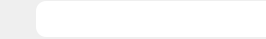
<?xml version="1.0" encoding="UTF-8"?>
<ui version="4.0">
 <class>ToDoListItem</class>
 <widget class="QWidget" name="ToDoListItem">
  <property name="geometry">
   <rect>
    <x>0</x>
    <y>0</y>
    <width>266</width>
    <height>39</height>
   </rect>
  </property>
  <property name="minimumSize">
   <size>
    <width>0</width>
    <height>39</height>
   </size>
  </property>
  <property name="maximumSize">
   <size>
    <width>16777215</width>
    <height>39</height>
   </size>
  </property>
  <property name="contextMenuPolicy">
   <enum>Qt::NoContextMenu</enum>
  </property>
  <property name="acceptDrops">
   <bool>false</bool>
  </property>
  <property name="windowTitle">
   <string>Form</string>
  </property>
  <property name="windowIcon">
   <iconset theme="lock">
    <normaloff>.</normaloff>.</iconset>
  </property>
  <property name="windowOpacity">
   <double>10.000000000000000</double>
  </property>
  <property name="styleSheet">
   <string notr="true">border-top-left-radius:10px;
border-bottom-left-radius:10px;</string>
  </property>
  <layout class="QHBoxLayout" name="horizontalLayout">
   <property name="spacing">
    <number>0</number>
   </property>
   <property name="leftMargin">
    <number>0</number>
   </property>
   <property name="topMargin">
    <number>0</number>
   </property>
   <property name="rightMargin">
    <number>0</number>
   </property>
   <property name="bottomMargin">
    <number>0</number>
   </property>
   <item>
    <widget class="QPushButton" name="choose">
     <property name="minimumSize">
      <size>
       <width>36</width>
       <height>36</height>
      </size>
     </property>
     <property name="maximumSize">
      <size>
       <width>36</width>
       <height>36</height>
      </size>
     </property>
     <property name="styleSheet">
      <string notr="true">border-top-left-radius:10px;
border-bottom-left-radius:10px;</string>
     </property>
     <property name="text">
      <string/>
     </property>
     <property name="icon">
      <iconset>
       <activeoff>:/resource/unChoose.svg</activeoff>
       <selectedoff>:/resource/unChoose.svg</selectedoff>
       <selectedon>:/resource/choose.svg</selectedon>
      </iconset>
     </property>
     <property name="iconSize">
      <size>
       <width>17</width>
       <height>17</height>
      </size>
     </property>
     <property name="flat">
      <bool>true</bool>
     </property>
    </widget>
   </item>
   <item>
    <widget class="QLineEdit" name="dataLine">
     <property name="minimumSize">
      <size>
       <width>211</width>
       <height>36</height>
      </size>
     </property>
     <property name="maximumSize">
      <size>
       <width>16777215</width>
       <height>36</height>
      </size>
     </property>
     <property name="styleSheet">
      <string notr="true">border-color: rgb(0, 0, 0);</string>
     </property>
     <property name="text">
      <string/>
     </property>
     <property name="frame">
      <bool>false</bool>
     </property>
     <property name="dragEnabled">
      <bool>true</bool>
     </property>
    </widget>
   </item>
  </layout>
 </widget>
 <resources/>
 <connections/>
</ui>
